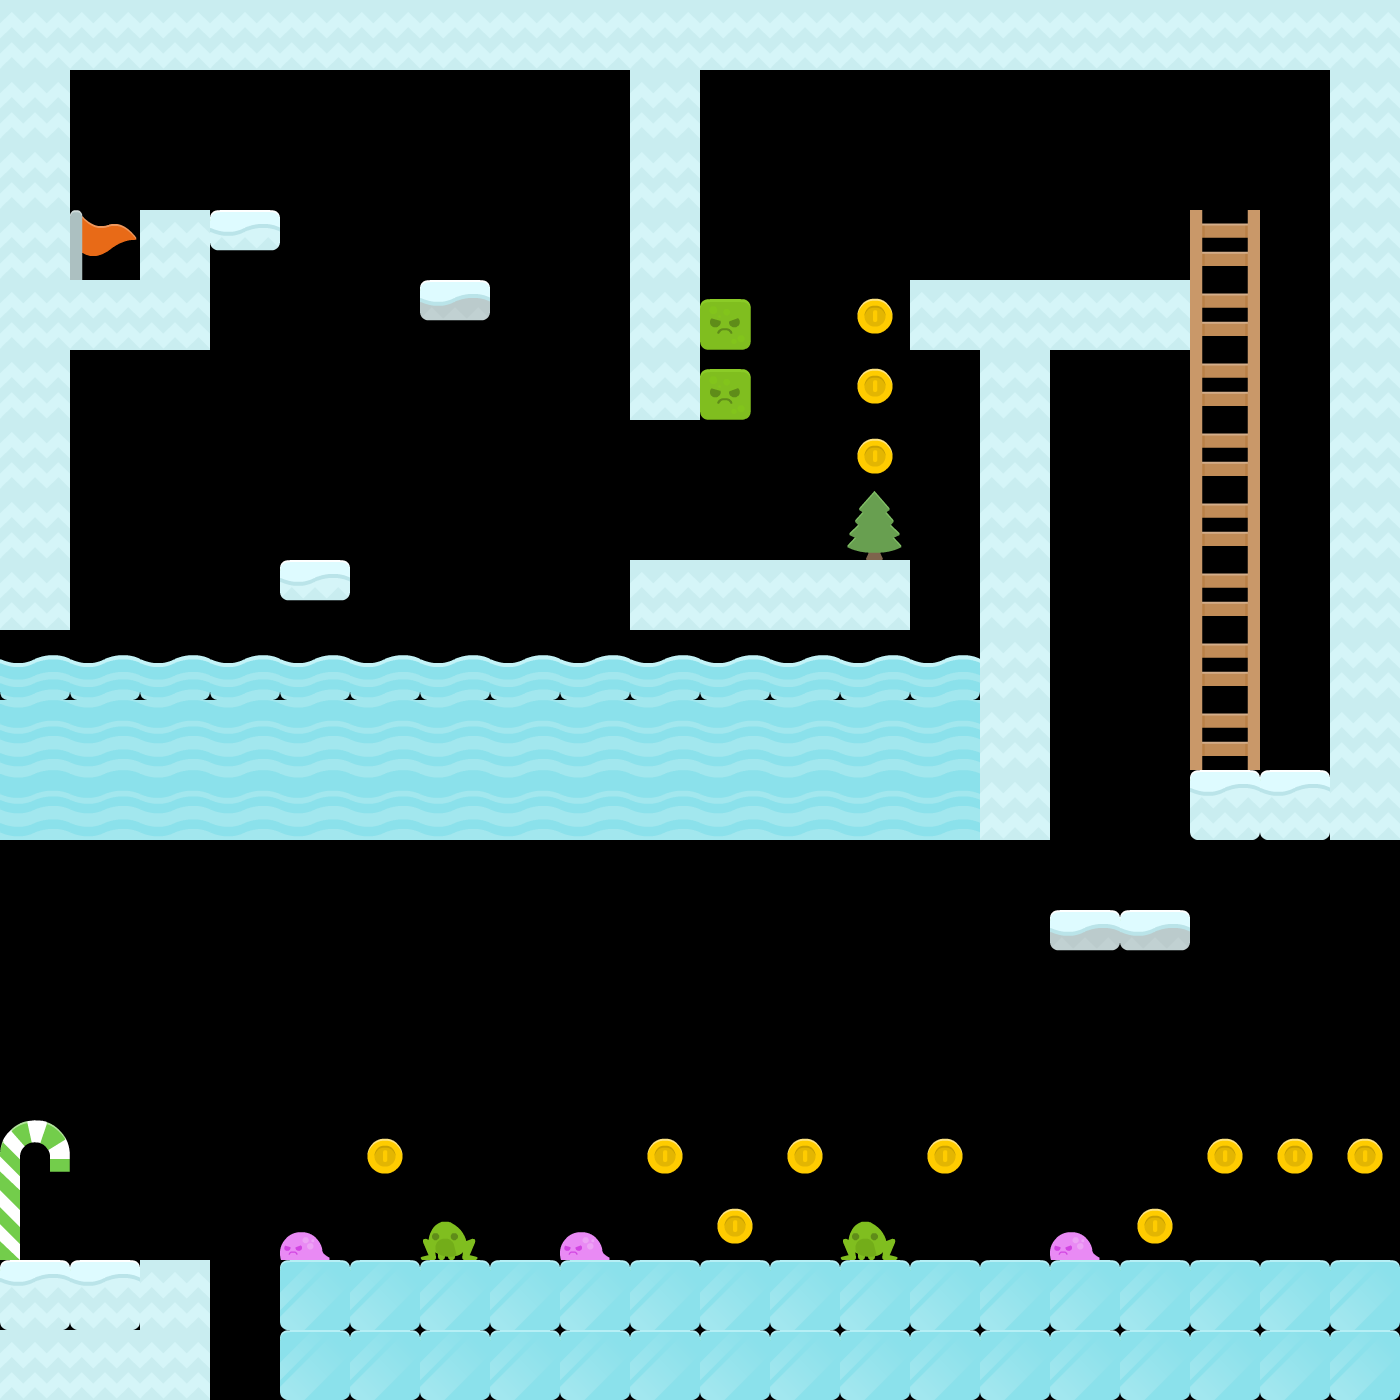

Below is a game level as drawn by its tile map, then a one-line description and the .tmx file that defines it, in full:
An orthogonal 20x20 tile map with 70x70 px tiles, 1 tile layer (Tile Layer 1).

<map version="1.10" tiledversion="1.10.2" orientation="orthogonal" renderorder="right-down" width="20" height="20" tilewidth="70" tileheight="70" infinite="0" nextlayerid="2" nextobjectid="1">
 <editorsettings>
  <export target="level4.csv" format="csv" />
 </editorsettings>
 <tileset firstgid="1" source="../ab..tsx" />
 <layer id="1" name="Tile Layer 1" width="20" height="20">
  <data encoding="csv">
20,20,20,20,20,20,20,20,20,20,20,20,20,20,20,20,20,20,20,20,
20,0,0,0,0,0,0,0,0,20,0,0,0,0,0,0,0,0,0,20,
20,0,0,0,0,0,0,0,0,20,0,0,0,0,0,0,0,0,0,20,
20,4,20,42,0,0,0,0,0,20,0,0,0,0,0,0,0,16,0,20,
20,20,20,0,0,0,41,0,0,20,13,0,9,20,20,20,20,16,0,20,
20,0,0,0,0,0,0,0,0,20,13,0,9,0,20,0,0,16,0,20,
20,0,0,0,0,0,0,0,0,0,0,0,9,0,20,0,0,16,0,20,
20,0,0,0,0,0,0,0,0,0,0,0,19,0,20,0,0,16,0,20,
20,0,0,0,42,0,0,0,0,20,20,20,20,0,20,0,0,16,0,20,
36,36,36,36,36,36,36,36,36,36,36,36,36,36,20,0,0,16,0,20,
35,35,35,35,35,35,35,35,35,35,35,35,35,35,20,0,0,16,0,20,
35,35,35,35,35,35,35,35,35,35,35,35,35,35,20,0,0,21,21,20,
0,0,0,0,0,0,0,0,0,0,0,0,0,0,0,0,0,0,0,0,
0,0,0,0,0,0,0,0,0,0,0,0,0,0,0,41,41,0,0,0,
0,0,0,0,0,0,0,0,0,0,0,0,0,0,0,0,0,0,0,0,
0,0,0,0,0,0,0,0,0,0,0,0,0,0,0,0,0,0,0,0,
28,0,0,0,0,9,0,0,0,9,0,9,0,9,0,0,0,9,9,9,
27,0,0,0,15,0,29,0,15,0,9,0,29,0,0,15,9,0,0,0,
21,21,20,0,18,18,18,18,18,18,18,18,18,18,18,18,18,18,18,18,
20,20,20,0,18,18,18,18,18,18,18,18,18,18,18,18,18,18,18,18
</data>
 </layer>
</map>
